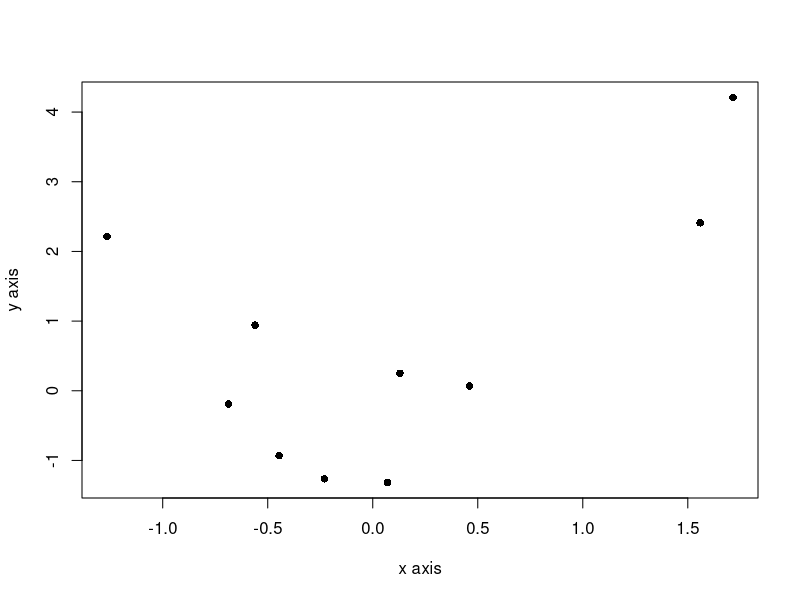
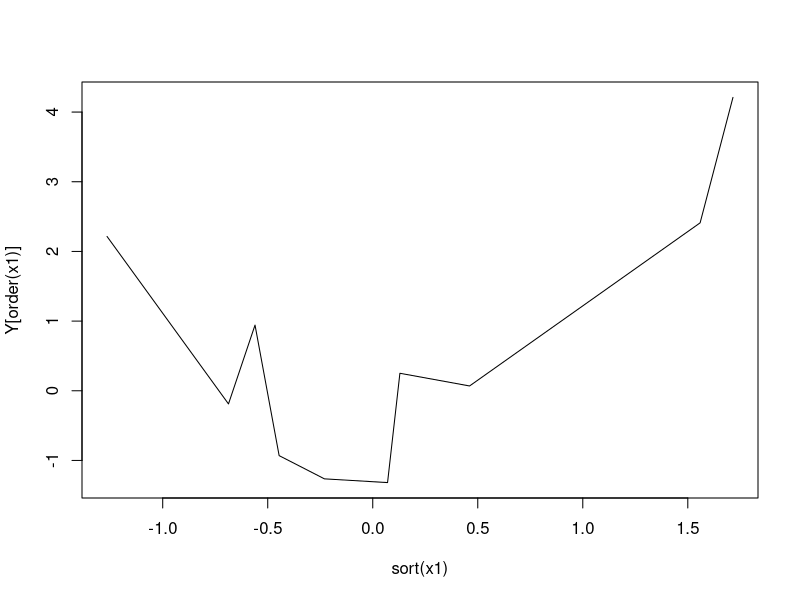
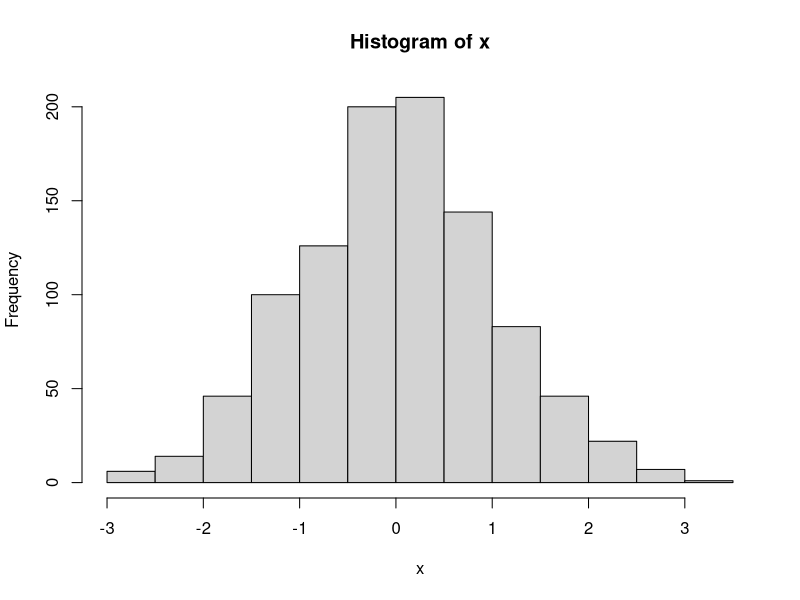
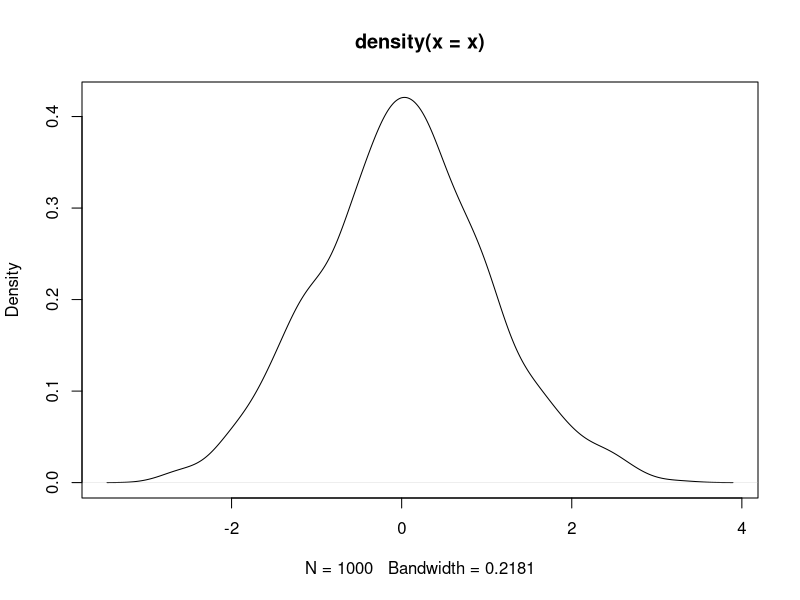

Reproduce these figures in R, in order.
## ---- chunk 1
knitr::opts_chunk$set(echo = TRUE)
## ---- chunk 2
## Comment out code using '#'
#install.packages("PackageName")
## ---- chunk 3
#require(PackageName)
# or, equivalently,
#library(PackageName)
## ---- chunk 4
#PackageName::function()
#DifferentPackage::function()
## ---- chunk 5
#devtools::install_github("DeveloperName/PackageName")
## ---- chunk 6
a1 <- 1
print(a1)
a1  # can omit "print()"

# can include multiple commands on one line by separating with ";"
a2 = 2; print(a2)
## ---- chunk 7
typeof(TRUE)
T  # TRUE

# checking (in)equality
1 == 1
1 != 1
1 <= 1
1 > 1

# can treat as a number
1+TRUE
1+FALSE
## ---- chunk 8
typeof(1)
typeof(1L)
typeof(as.integer(1))
# "is.integer()" does not check for whole numbers
is.integer(1)
## ---- chunk 9
v1 <- c(1,2,3); v1
v2 <- 1:3; v2

# different data types
typeof(v1); typeof(v2)

# sequence, with step size other than 1
seq(from=1, to=10, by=3)
## ---- chunk 10
## white space does not delimit code; use it for readability
# bad:
mat <- rbind(1:3,           4:6,
             
             
        7:9)

# better:
mat <- rbind(1:3,
             4:6,
             7:9)
mat
typeof(mat)

matrix(1:9, nrow=3, byrow = T)
# Matrix operations:
t(mat)  # transpose
mat * 2  # elementwise multiplication
mat * mat  
mat %*% mat  # matrix multiplication
mat + mat
mat + 1
## ---- chunk 11
s1 <- "this is a string"; cat(s1)
typeof(s1)

# some special symbols need to be escaped:
cat("s \ ")
cat("s \\ ")
## ---- chunk 12
f1 <- factor(1:3)
# can specify order
f2 <- factor(1:3, levels=c(2, 1, 3))
sort(f1)
sort(f2)
## ---- chunk 13
# can accomodate multiple data types
df <- cbind.data.frame(numbers=1:3, words=c("1", "2", "3"))
df

# if we try to do the same with matrices:
cbind(numbers=1:3, words=c("1", "2", "3"))
## ---- chunk 14
# can store basically any data together in one object
list("a", 1, lm(1~1))
## ---- chunk 15
df[1, 1]  # element in row 1, column 1
df[1, ]  # entire first row
df[, 1]  # entire first column
## ---- chunk 16
df[, "numbers"]
df$numbers
df[["numbers"]]
## ---- chunk 17
df$new_column1 <- df$numbers+1
df
## ---- chunk 18
require(dplyr)  # also tidyr
df %>% mutate(new_column2 = (numbers <= 2) )
## ---- chunk 19
set.seed(123)  # set seed to ensure reproducibility
runif(n=3, min=0, max=1) # uniform(0, 1)
rnorm(n=3, mean=0, sd=1) # normal(0, 1)
## ---- chunk 20
qnorm(.025, mean=0, sd=1)  # 2.5th quantile of N(0,1)
## ---- chunk 21
pnorm(0, mean=0, sd=1) # F(0) = P( N(0,1) < 0 )
## ---- chunk 22
dnorm(0, 0, 1) # f(0)
## ---- chunk 23
set.seed(123)
x1 <- rnorm(n=10)
x2 <- rnorm(n=10)

Y <- x1 + 2*x2 + rnorm(n=10)

out <- lm(Y ~ x1 + x2)
out$residuals  # model has many things you can extract
summary(out)
coef(out)
confint(out)

# data can also be dataframe
df <- cbind.data.frame(Y, Var1=x1, Var2=x2)
head(df)
fm <- formula(Y~Var1+Var2)
lm(fm, data=df)
lm(Y~., data=df)  # regress Y on all other variables in df

# can transform data
Y <- x1^2 + log(abs(x2)) + rnorm(n=10)
lm(Y ~ Var1^2 + log(abs(Var2)), data=df)

# many other functions take the same formula
df$Y <- rbinom(n=10, size=1, prob=.5)  # binary outcome
glm(fm, data=df, family = binomial(link=probit))  # probit 
## ---- chunk 24
plot(x=x1, y=Y, pch=16,
     xlab="x axis", ylab="y axis")
## ---- chunk 25
plot(x=sort(x1), y=Y[order(x1)], type = "l")
## ---- chunk 26
x <- rnorm(1000)
hist(x)
plot(density(x))
